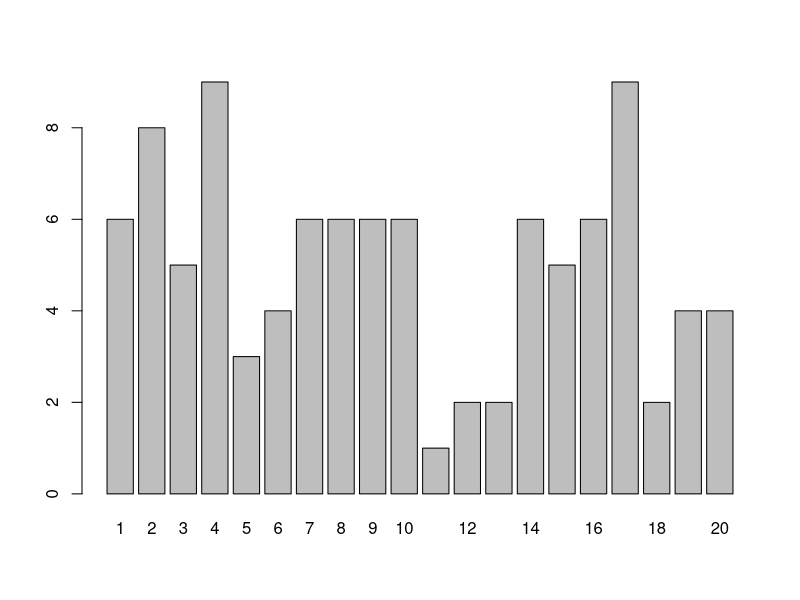

Write R code to recreate this figure.
v6<-sample(1:20,100,replace = T)
print(v6)
barplot(table(v6))
as.numeric(names(which.max(table(v6))))
print(sort(v6))
x<-as.numeric(names(which.max(table(v6))))
print(x)
c<-0
for (variable in v6) {
  if (variable == x) {
    c = c + 1
  }
}
print(paste("La moda es: ",c))
